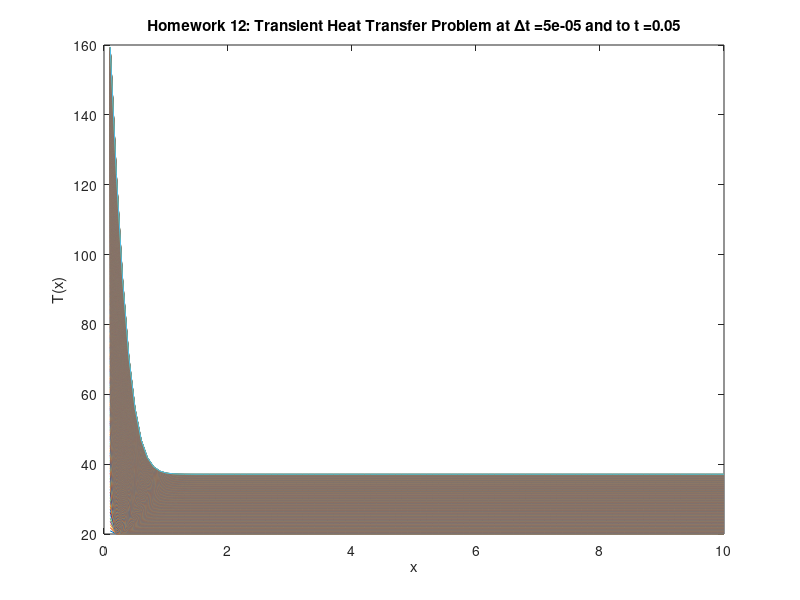

Write the MATLAB code that produced this figure.
%HW12 
clear
clc

k = 2;
L = 10;
num_cells = 100;
del_t = 0.00005;
end_time = 0.05;
num_time_steps = end_time/del_t;
T_in = 200;
T_0 = 20;

del_x = L/num_cells;

sub = del_t/del_x^2;
dia = (1-k*del_t - (2/del_x^2)*del_t);
sup = del_t/del_x^2;

col_data = [sub dia sup];

for i=2:num_cells-1
    for j = 1: 3
        A(i,i-2+j) = col_data(j);
    end
end

A(1,1:2) = [dia sup];
A(num_cells, num_cells-1:num_cells) = [sub dia];
A(num_cells, num_cells-1) = sup+sub;

frc = k*del_t*T_in;

W(1:num_cells,1) = frc;
W(1,1) = sub*T_in+frc;
W(num_cells,1) = frc + (0);

T = ones(num_cells,1)*T_0;

x_plot = [del_x:del_x:L];
figure(1)
for i=1:num_time_steps
    
    T_new = A*T+W;
    
    plot(x_plot, T_new);
    hold on
    T=T_new;
end
hold off

title(['Homework 12: Transient Heat Transfer Problem at \Deltat =' num2str(del_t) ' and to t =' num2str(end_time)]);
xlabel('x');
ylabel('T(x)');
print('hw12p5','-dpng');